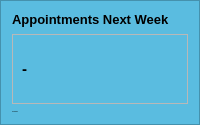
                                   <widget class="QFrame" name="card1_4">
                                    <property name="maximumSize">
                                     <size>
                                      <width>16667</width>
                                      <height>16667</height>
                                     </size>
                                    </property>
                                    <property name="styleSheet">
                                     <string notr="true">
background-color: rgb(90, 188, 224);</string>
                                    </property>
                                    <property name="frameShape">
                                     <enum>QFrame::StyledPanel</enum>
                                    </property>
                                    <property name="frameShadow">
                                     <enum>QFrame::Raised</enum>
                                    </property>
                                    <layout class="QVBoxLayout" name="verticalLayout_35">
                                     <property name="spacing">
                                      <number>7</number>
                                     </property>
                                     <property name="leftMargin">
                                      <number>11</number>
                                     </property>
                                     <property name="topMargin">
                                      <number>11</number>
                                     </property>
                                     <property name="rightMargin">
                                      <number>11</number>
                                     </property>
                                     <property name="bottomMargin">
                                      <number>11</number>
                                     </property>
                                     <item>
                                      <widget class="QLabel" name="label_57">
                                       <property name="minimumSize">
                                        <size>
                                         <width>0</width>
                                         <height>0</height>
                                        </size>
                                       </property>
                                       <property name="maximumSize">
                                        <size>
                                         <width>300</width>
                                         <height>16777215</height>
                                        </size>
                                       </property>
                                       <property name="font">
                                        <font>
                                         <pointsize>10</pointsize>
                                         <weight>75</weight>
                                         <bold>true</bold>
                                        </font>
                                       </property>
                                       <property name="styleSheet">
                                        <string notr="true">color: rgb(0, 0, 0);
background-color: none;
font-size:10pt;</string>
                                       </property>
                                       <property name="text">
                                        <string>Appointments Next Week</string>
                                       </property>
                                      </widget>
                                     </item>
                                     <item>
                                      <widget class="QFrame" name="frame_35">
                                       <property name="styleSheet">
                                        <string notr="true">background-color:none;</string>
                                       </property>
                                       <property name="frameShape">
                                        <enum>QFrame::StyledPanel</enum>
                                       </property>
                                       <property name="frameShadow">
                                        <enum>QFrame::Raised</enum>
                                       </property>
                                       <layout class="QHBoxLayout" name="horizontalLayout_42">
                                        <item>
                                         <widget class="QLabel" name="num_app_nw">
                                          <property name="font">
                                           <font>
                                            <pointsize>11</pointsize>
                                            <weight>75</weight>
                                            <bold>true</bold>
                                           </font>
                                          </property>
                                          <property name="styleSheet">
                                           <string notr="true">color: rgb(0, 0, 0);
font-size:11pt;</string>
                                          </property>
                                          <property name="text">
                                           <string>-</string>
                                          </property>
                                         </widget>
                                        </item>
                                        <item>
                                         <widget class="QLabel" name="label_58">
                                          <property name="minimumSize">
                                           <size>
                                            <width>50</width>
                                            <height>50</height>
                                           </size>
                                          </property>
                                          <property name="maximumSize">
                                           <size>
                                            <width>70</width>
                                            <height>70</height>
                                           </size>
                                          </property>
                                          <property name="text">
                                           <string/>
                                          </property>
                                          <property name="pixmap">
                                           <pixmap resource="icons.qrc">:/icons/appointment.png</pixmap>
                                          </property>
                                          <property name="scaledContents">
                                           <bool>true</bool>
                                          </property>
                                         </widget>
                                        </item>
                                       </layout>
                                      </widget>
                                     </item>
                                     <item>
                                      <widget class="QLabel" name="label_59">
                                       <property name="font">
                                        <font>
                                         <pointsize>-1</pointsize>
                                        </font>
                                       </property>
                                       <property name="styleSheet">
                                        <string notr="true">background-color:none;
color: rgb(0, 0, 0);</string>
                                       </property>
                                       <property name="text">
                                        <string>Appointments</string>
                                       </property>
                                      </widget>
                                     </item>
                                    </layout>
                                   </widget>
